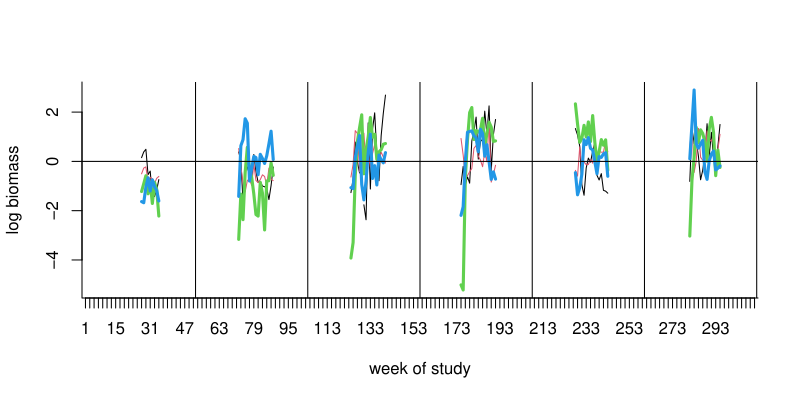

Write R code to recreate this figure.
###################################################
### code chunk number 16: Cs13_plot-plankton-data
###################################################
graphics::matplot((1:(52 * 6))[27:295], t(d.plank.dat), type = "l", lty = c(1, 1, 1, 1), lwd = c(1, 1, 3, 3), xlab = "week of study", ylab = "log biomass", xaxt = "n", xlim = c(11, 52 * 6 - 11), bty = "L")
# axis(1,at=(1:(52*6))[seq(27,295,2)])
axis(1, at = seq(1, 52 * 6, 2))
abline(v = c(52 * (1:6)))
abline(h = 0)
